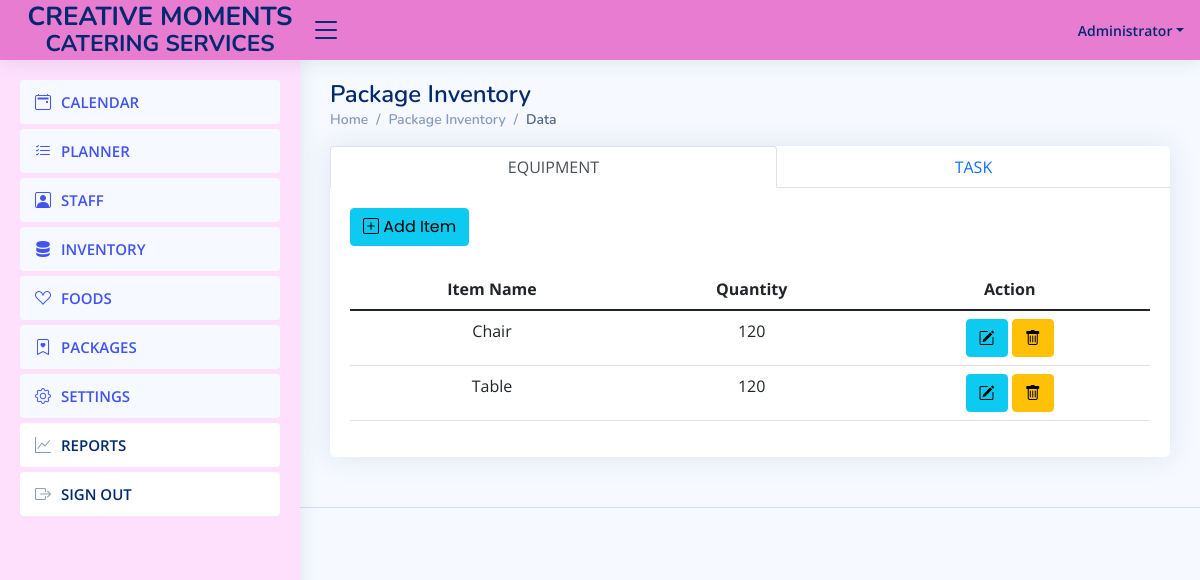
Page /accounts/package-inventory.php (signed in) on the committed database.
### tables this page shows
CREATE TABLE `cm_package_items` (
  `package_item_id` int(12) NOT NULL,
  `item_id` int(12) NOT NULL,
  `package` int(12) NOT NULL,
  `qty` varchar(12) NOT NULL,
  `date_added` timestamp NOT NULL DEFAULT current_timestamp()
);

CREATE TABLE `cm_inventory` (
  `item_id` int(12) NOT NULL,
  `name` text NOT NULL,
  `description` text NOT NULL,
  `qty` varchar(32) NOT NULL,
  `category` varchar(50) NOT NULL,
  `supplier` text NOT NULL,
  `date_added` timestamp NOT NULL DEFAULT current_timestamp()
);

### accounts/controller/package-inventory.php (called while the page is built, shortened)
<?php
include('../controller/database.php');
$packages = $mysqli->query("SELECT a.qty,a.package_item_id,a.item_id,b.name from cm_package_items a left join cm_inventory b on b.item_id = a.item_id");

### accounts/package-inventory.php (the view, shortened to what this page needs)
<?php include('header.php');?>
<?php include('nav.php');?>
<?php include('controller/package-inventory.php');?>
  <main id="main" class="main">
    <div class="pagetitle">
      <h1><?php echo $_GET['package'];?> Package Inventory</h1>
      <nav>
        <ol class="breadcrumb">
          <li class="breadcrumb-item"><a href="index.php">Home</a></li>
          <li class="breadcrumb-item">Package Inventory</li>
          <li class="breadcrumb-item active">Data</li>
        </ol>
      </nav>
    </div>
    <section class="section">
      <div class="row">
        <div class="col-lg-12">
          <div class="card">
		    <ul class="nav nav-tabs d-flex" id="myTabjustified" role="">
                <li class="nav-item flex-fill" role=""> <a href="package-inventory.php?id=<?php echo $_GET['id'];?>&package=<?php echo $_GET['package'];?> "> <button class="nav-link w-100 active" >EQUIPMENT</button></a></li>
				<li class="nav-item flex-fill" role=""> <a href="package-task.php?id=<?php echo $_GET['id'];?>&package=<?php echo $_GET['package'];?> "> <button class="nav-link w-100 " >TASK</button></a></li>
              </ul>
            <div class="card-body">
              <h5 class="card-title"><button class="btn btn-info btn-md" data-bs-toggle="modal" data-bs-target="#add-package"> <i class="bi bi-plus-square"></i> Add Item </button></h5>
              <table class="table datatable">
                <thead>
                  <tr>
                    <th scope="col"  class="text-center">Item Name</th>
                    <th scope="col"  class="text-center">Quantity</th>
                    <th scope="col"  class="text-center">Action</th>
                  </tr>
                </thead>
                <tbody>
				<?php while($val = $packages->fetch_object()){ ?>
				  <tr>
                    <td class="text-center"><?php echo $val->name;?></td>
                    <td class="text-center"><?php echo $val->qty;?></td>
                    <td class="text-center">
						<button class="btn btn-info" data-bs-toggle="modal" data-bs-target="#edit-item<?php echo $val->package_item_id;?>"> <i class="bi bi-pencil-square"></i> </button>
						<button class="btn btn-warning" data-bs-toggle="modal" data-bs-target="#delete-item<?php echo $val->package_item_id;?>"> <i class="bi bi-trash"></i> </button>
					</td>
                  </tr>
                <?php } ?>
                </tbody>
              </table>
            </div>
          </div>
        </div>
      </div>
    </section>
  </main>
<?php include('footer.php');?>

### assets/css/style.css (style rules this page uses)
:root { scroll-behavior: smooth; }
body { font-family: "Open Sans", sans-serif; background: #f6f9ff; color: #444444; }
a { color: #4154f1; text-decoration: none; }
h1, h2, h3, h4, h5, h6 { font-family: "Nunito", sans-serif; }
#main { margin-top: 60px; padding: 20px 30px; transition: all 0.3s; }
.pagetitle { margin-bottom: 10px; }
.pagetitle h1 { font-size: 24px; margin-bottom: 0; font-weight: 600; color: #012970; }
.card { margin-bottom: 30px; border: none; border-radius: 5px; box-shadow: 0px 0 30px rgba(1, 41, 112, 0.1); }
.card-title { padding: 20px 0 15px 0; font-size: 18px; font-weight: 500; color: #012970; font-family: "Poppins", sans-serif; }
.card-body { padding: 0 20px 20px 20px; }
.breadcrumb { font-size: 14px; font-family: "Nunito", sans-serif; color: #899bbd; font-weight: 600; }
.breadcrumb a { color: #899bbd; transition: 0.3s; }
.breadcrumb .breadcrumb-item::before { color: #899bbd; }
.breadcrumb .active { color: #51678f; font-weight: 600; }
@media (min-width: 1200px) { #main, #footer { margin-left: 300px; } }

### rows in the picture
cm_package_items: item.name "Chair", qty "120"
cm_package_items: item.name "Table", qty "120"

### other values in the picture
$_SESSION['user'] "Administrator"
